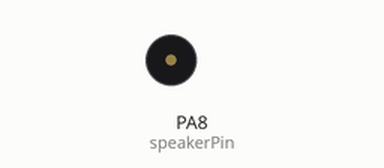
Recording of a sketch running on a simulated STM32 Blue Pill. On the bench: buzzer (waves = sounding).

Above: at 5.32 s.
At 19.2 s:
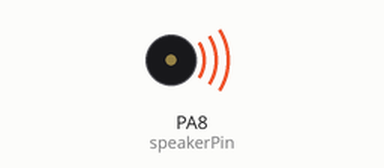
Timing chart, 0 to 19.8 s (numbered marks = the images above):
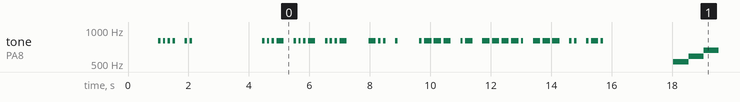

Measured:
- by itself, tone on PA8 (speakerPin): plays 800 Hz for 0.08 s, 800 Hz for 0.08 s, 800 Hz for 0.08 s, 800 Hz for 0.08 s, 800 Hz for 0.08 s, 800 Hz for 0.08 s … (269 notes in this stretch)

The sketch:

morse_beacon.ino
```cpp
// stm32c morse and plya demo
#include "morse.h"
#include "play.h"


Morse m1;

void setup()
{
    delay(1000);
    m1.begin();
    m1.morse_str("HI");
    delay(2000);
}

void loop()
{
    m1.morse_str("VVV DE JA9OIR");
    delay(2000);
    play("o5l4cdercdergedcdedr");
    delay(2000);
}
```

morse.cpp
```cpp
#include <Arduino.h>
#include "morse.h"

static const	char	table[][8] = {
	"A.-",
	"B-...",
	"C-.-.",
	"D-..",
	"E.",
	"F..-.",
	"G--.",
	"H....",
	"I..",
	"J.---",
	"K-.-",
	"L.-..",
	"M--",
	"N-.",
	"O---",
	"P.--.",
	"Q--.-",
	"R.-.",
	"S...",
	"T-",
	"U..-",
	"V...-",
	"W.--",
	"X-..-",
	"Y-.--",
	"Z--..",
	"1.----",
	"2..---",
	"3...--",
	"4....-",
	"5.....",
	"6-....",
	"7--...",
	"8---..",
	"9----.",
	"0-----",
/*
	"..-.-.-",
	",--..--",
	":---...",
	"?..--..",
	"'.----.",
	"--....-",
	"(-.--.",
	")-.--.-",
	"/-..-.",
	"=-...-",
	"+.-.-.",
	"\".-..-.",
	"*-..-",
	"@.--.-."
*/
};

void	Morse::short_beep()
{
    tone(led_pin, freq, speed);
    delay(speed);
    delay(speed);
//    digitalWrite(LED_PIN, HIGH);
// 	delay(SPEED);
//    digitalWrite(LED_PIN, LOW);
// 	delay(SPEED);
}

void	Morse::long_beep()
{
    tone(led_pin, freq, speed * 3);
    delay(speed * 3);
    delay(speed);
//    digitalWrite(LED_PIN, HIGH);
// 	delay(SPEED * 3);
//    digitalWrite(LED_PIN, LOW);
// 	delay(SPEED);
}

void	Morse::morse_chr(char chr)
{
	static	int16_t	cnt, i;

	if (chr == ' ') {
		delay(SPEED * 5);
		return;
	}

	for (cnt = 0; cnt < 36; cnt++) {
		if (table[cnt][0] == chr) {
			for (i = 1; table[cnt][i] != 0x00; i++) {
				if (table[cnt][i] == '.')
					short_beep();
				else
					long_beep();
			}
			delay(SPEED * 3);
			return;
		}
	}
}

void	Morse::morse_str(char* str)
{
	while (*str != 0x00) {
		morse_chr(*str);
		str++;
	}
}
```

morse.h
```cpp
#define LED_PIN PA8
#define SPEED    80
#define FREQ    800

class Morse {
private:
    int16_t speed;
    int16_t led_pin;
    int16_t freq;
public:
    void begin(int16_t _led_pin = LED_PIN, int16_t _speed = SPEED, int16_t _freq = FREQ) {
        speed   = _speed;
        led_pin = _led_pin;
        freq    = _freq;
    }
    void morse_str(char*);
    void set_speed(int16_t _speed)      { speed = _speed;};
    void set_led_pin(int16_t _led_pin)  { led_pin = _led_pin;};
    void set_freq(int16_t _freq)        { freq = _freq;};
    void short_beep(void);
    void long_beep(void);
    void morse_chr(char);
};
```

pitches.h
```cpp
#ifndef _INCLUDE_PITCHES_H_
#define _INCLUDE_PITCHES_H_
#define NOTE_B0  31
#define NOTE_C1  33
#define NOTE_CS1 35
#define NOTE_D1  37
#define NOTE_DS1 39
#define NOTE_E1  41
#define NOTE_F1  44
#define NOTE_FS1 46
#define NOTE_G1  49
#define NOTE_GS1 52
#define NOTE_A1  55
#define NOTE_AS1 58
#define NOTE_B1  62
#define NOTE_C2  65
#define NOTE_CS2 69
#define NOTE_D2  73
#define NOTE_DS2 78
#define NOTE_E2  82
#define NOTE_F2  87
#define NOTE_FS2 93
#define NOTE_G2  98
#define NOTE_GS2 104
#define NOTE_A2  110
#define NOTE_AS2 117
#define NOTE_B2  123
#define NOTE_C3  131
#define NOTE_CS3 139
#define NOTE_D3  147
#define NOTE_DS3 156
#define NOTE_E3  165
#define NOTE_F3  175
#define NOTE_FS3 185
#define NOTE_G3  196
#define NOTE_GS3 208
#define NOTE_A3  220
#define NOTE_AS3 233
#define NOTE_B3  247
#define NOTE_C4  262     // ド
#define NOTE_CS4 277
#define NOTE_D4  294
#define NOTE_DS4 311
#define NOTE_E4  330
#define NOTE_F4  349
#define NOTE_FS4 370
#define NOTE_G4  392
#define NOTE_GS4 415
#define NOTE_A4  440
#define NOTE_AS4 466
#define NOTE_B4  494
#define NOTE_C5  523
#define NOTE_CS5 554
#define NOTE_D5  587
#define NOTE_DS5 622
#define NOTE_E5  659
#define NOTE_F5  698
#define NOTE_FS5 740
#define NOTE_G5  784
#define NOTE_GS5 831
#define NOTE_A5  880
#define NOTE_AS5 932
#define NOTE_B5  988
#define NOTE_C6  1047
#define NOTE_CS6 1109
#define NOTE_D6  1175
#define NOTE_DS6 1245
#define NOTE_E6  1319
#define NOTE_F6  1397
#define NOTE_FS6 1480
#define NOTE_G6  1568
#define NOTE_GS6 1661
#define NOTE_A6  1760
#define NOTE_AS6 1865
#define NOTE_B6  1976
#define NOTE_C7  2093
#define NOTE_CS7 2217
#define NOTE_D7  2349
#define NOTE_DS7 2489
#define NOTE_E7  2637
#define NOTE_F7  2794
#define NOTE_FS7 2960
#define NOTE_G7  3136
#define NOTE_GS7 3322
#define NOTE_A7  3520
#define NOTE_AS7 3729
#define NOTE_B7  3951
#define NOTE_C8  4186
#define NOTE_CS8 4435
#define NOTE_D8  4699
#define NOTE_DS8 4978
#endif
```

play.cpp
```cpp
#include <Arduino.h>
#include "pitches.h"

const int speakerPin  = PA8;
int defaultDuration   = 500;
int defaultOctave     = 4;

static int getNoteFrequency(char note, int octave) {
    char notes[] = "cdefgabC";
    int frequencies[] = {NOTE_C4, NOTE_D4, NOTE_E4, NOTE_F4, NOTE_G4, NOTE_A4, NOTE_B4, NOTE_C5};
    int noteIndex = strchr(notes, tolower(note)) - notes;

    if (noteIndex >= 0 && octave >= 4 && octave <= 5) {
      return frequencies[noteIndex] * pow(2, octave - 4);
    }

  return -1; // 無効な音符またはオクターブ
}

void play(const char *mml) {
    int duration = defaultDuration;
    int octave = defaultOctave;

    for (int i = 0; mml[i] != '\0'; i++) {
        char note = mml[i];
        int noteDuration = duration;

        // オクターブの変更
        if (note == 'o') {
            octave = mml[++i] - '0';
            continue;
        }

        // 音符の持続時間の変更
        if (note == 'l') {
            noteDuration = 1000 / (mml[++i] - '0');
            continue;
        }

        // 休符
        if (note == 'r') {
            delay(noteDuration);
            continue;
        }

        // 音符の再生
        int frequency = getNoteFrequency(note, octave);
        if (frequency != -1) {
            tone(speakerPin, frequency, noteDuration);
            delay(noteDuration);
        }
    }
}
```

play.h
```cpp
//
void play(const char *mml);
```
